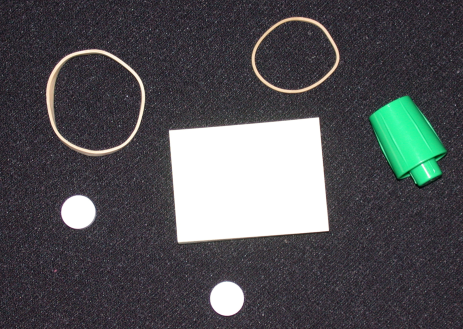
%> input picture ass3/asset/image/rubberband_cap.png, 463 x 329 px
$ octave edge_test.m   (GNU Octave 9; MATLAB toolbox functions it lacks are replaced by stand-ins)
%> lines starting %> are read from the running program, lines starting %| are printed output that depends on the picture; in (x1, y1, x2, y2) boxes, pixels count from 0 and x2, y2 are one past the last pixel; in counts of white or black regions, pixels touching at a corner belong together; the program's own positions count from 1
### ass3/code/my_edge.m
% method can be 'roberts' 'prewitt' 'sobel' 'MarrHildreth' 'Canny'
function output = my_edge(input_image)
      % noise.jpg需要中值滤波
%     input_image = midfilter(input_image);
%     figure; imshow(input_image);
%     title('中值滤波');

    method = 'Canny';
    % parameters for 'roberts' 'prewitt' 'sobel'
    aversize = 1;
    bound = 0.06;
    % parameters for 'MarrHildreth'
    sigma = 2;
    rate = 0.1;
    % parameters for 'Canny'
    sigma2 = 2;
    lowTH = 0.05;
    highTH = 2 * lowTH;
    switch method
        case 'roberts'
            rx = [-1,0;0,1];
            ry = [0,-1;1,0];
            output = common_edge_detection(input_image, rx, ry, aversize, bound);
        case 'prewitt'
            px = [-1,-1,-1;0,0,0;1,1,1];
            py = [-1,0,1;-1,0,1;-1,0,1];
            output = common_edge_detection(input_image, px, py, aversize, bound);
        case 'sobel'
            sx = [-1,-2,-1;0,0,0;1,2,1];
            sy = [-1,0,1;-2,0,2;-1,0,1];
            output = common_edge_detection(input_image, sx, sy, aversize, bound);
        case 'MarrHildreth'
            % 确定大小
            n = floor(6 * sigma);
            if mod(n, 2) == 0
                n = n+1;
            end
            % LoG算子滤波
            G = zeros(n, n);
            h = (n+1)/2;
            for i = 1:n
                for j = 1:n
                    x = i-h;
                    y = j-h;
                    G(i,j) = ((x^2+y^2-2*(sigma^2))/(sigma^4))*exp(-(x^2+y^2)/(2*(sigma^2)));
                end
            end
            g = imfilter(input_image, G);
            % 找零交叉点
            output = g;
            [m, n] = size(g);
            threshold = max(max(g))*rate;
            for i=2:m-1
                for j=2:n-1
                    output(i, j) = 0;
                    if g(i, j+1)*g(i, j-1) < 0 && abs(g(i, j+1)-g(i, j-1)) > threshold
                        output(i, j) = 1;
                    elseif g(i+1, j)*g(i-1, j) < 0 && abs(g(i+1, j)-g(i-1, j)) > threshold
                        output(i, j) = 1;
                    elseif g(i+1, j+1)*g(i-1, j-1) < 0 && abs(g(i+1, j+1)-g(i-1, j-1)) > threshold
                        output(i, j) = 1;
                    elseif g(i-1, j+1)*g(i+1, j-1) < 0 && abs(g(i-1, j+1)-g(i+1, j-1)) > threshold
                        output(i, j) = 1;
                    end
                end
            end
        case 'Canny'
            % 高斯算子滤波
            n = floor(6 * sigma);
            if mod(n, 2) == 0
                n = n+1;
            end
            G = fspecial('Gaussian', [n, n], sigma2);
            F = imfilter(input_image, G);
            % 计算梯度大小和方向
            [m, n] = size(F);
%> m = 329; n = 463
            gx = imfilter(F, [-1,0,1;-1,0,1;-1,0,1]);
            gy = imfilter(F, [-1,-1,-1;0,0,0;1,1,1]);
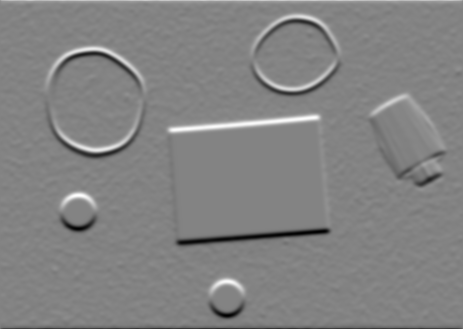
%> gy: size 329x463 double; min -0.88, max 0.832, mean 0.000129; drawn with min black and max white
            M = (gx.^2+gy.^2).^0.5 ;
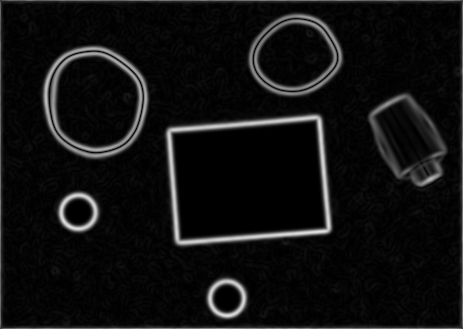
%> M: size 329x463 double; min 4.44e-16, max 0.881, mean 0.067
            theta = atand(gx./gy);
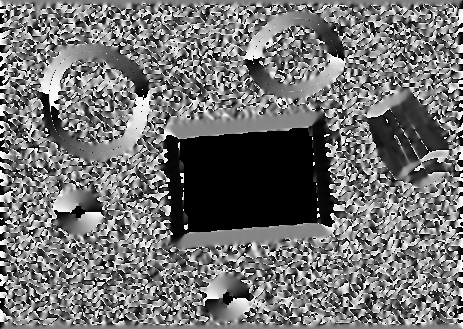
%> theta: size 329x463 double; min -90, max 90, mean -9.4; drawn with min black and max white
            % 非最大抑制
            gN = zeros(m, n);
            for i = 2:(m-1)
                for j = 2:(n-1)
                    if theta(i, j) < 67.5 && theta(i, j) > 22.5
                        if M(i, j) >= M(i+1,j+1) && M(i,j) >= M(i-1,j-1)
                            gN(i, j) = M(i, j);
                        else
                            gN(i, j) = 0;
                        end
                    elseif theta(i, j) < -22.5 && theta(i, j) > -67.5
                        if M(i, j) >= M(i+1,j-1) && M(i,j) >= M(i-1,j+1)
                            gN(i, j) = M(i, j);
                        else
                            gN(i, j) = 0;
                        end
                    elseif theta(i, j) < 22.5 && theta(i, j) > -22.5
                        if M(i, j) >= M(i+1,j) && M(i,j) >= M(i-1,j)
                            gN(i, j) = M(i, j);
                        else
                            gN(i, j) = 0;
                        end
                    else
                        if M(i, j) >= M(i,j-1) && M(i,j) >= M(i,j+1)
                            gN(i, j) = M(i, j);
                        else
                            gN(i, j) = 0;
                        end
                    end
                end
            end
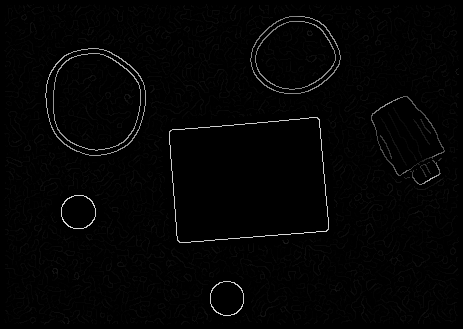
%> gN: size 329x463 double; min 0, max 0.881, mean 0.015
            % 滞后阈值
            output = zeros(m, n);
            for i = 2:(m-1)
                for j = 2:(n-1)
                    if gN(i, j) < lowTH
                        output(i, j) = 0;
                    elseif gN(i, j) > highTH
                        output(i, j) = 1;
                    else
                        Max = max(max([gN(i-1, j-1), gN(i-1, j), gN(i-1, j+1);
                                       gN(i, j-1),   gN(i, j),   gN(i, j+1);
                                       gN(i+1, j-1), gN(i+1, j), gN(i+1, j+1)]));
                        if  Max > highTH
                            output(i, j) = 1;
                        else
                            output(i,j) = 0;
                        end
                    end
                end
            end
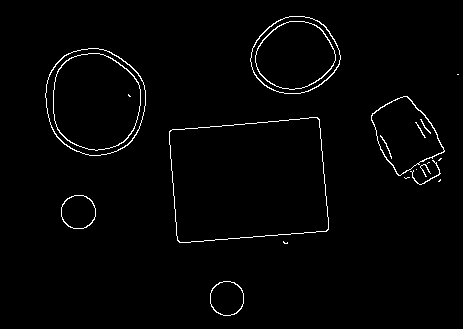
%> output: size 329x463 double; values 0 (black) and 1 (white), 1.7% white in thin lines or dots, all inside (x1, y1, x2, y2) = (45, 16, 459, 316)
%> after the loop, Max = 0.083
%> `background = im2bw(img_edge, 1);`: background: size 329x463 logical; every value is 0
    end
    % [20 lines left out: functions common_edge_detection, midfilter, not called in this run]
end

### ass3/code/my_edgelinking.m
function output = my_edgelinking(binary_image, row, col)
%> called with row = 151, col = 445
    [m, n] = size(binary_image);
    if row < 1 || row > m
        error("row fault");
    elseif col < 1 || col > n
        error("col fault");
    elseif binary_image(row, col) == 0
        error("wrong point");
    end
    used = zeros(m, n);
    neighbour = [-1, 0; -1, -1; 0, -1; 1, -1; 1, 0; 1, 1; 0, 1; -1, 1];
    % 表示方向为   上     左上   左     左下    下    右下  右     右上
    % 对应dir为    0      1      2      3      4      5    6       7
    nowi = row;
    nowj = col;
    output = [row, col];
    dir = 2;
    while used(nowi, nowj) ~= 1
        dir = mod(dir-2, 8);
        used(nowi, nowj) = 1;
        output = [output; [nowi, nowj]];
        for k = 0:7
            nowdir = mod(dir+k, 8);
            tmpi = nowi+neighbour(nowdir+1,1);
            tmpj = nowj+neighbour(nowdir+1,2);
            if binary_image(tmpi, tmpj) == 1 && used(tmpi, tmpj) ~= 1
                nowi = tmpi;
                nowj = tmpj;
                dir = nowdir;
                break;
            end
        end
    end
%> this loop made 203 passes
%> output on passes 2 to 4: [151 445; 151 445; 150 444], [151 445; 151 445; 150 444; 149 444], [151 445; 151 445; 150 444; 149 444; 148 444]
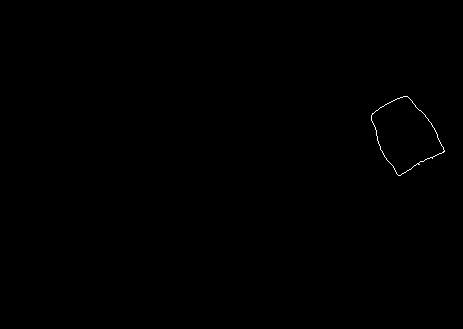
%> used: size 329x463 double; values 0 (black) and 1 (white), 0.13% white in thin lines or dots, all inside (x1, y1, x2, y2) = (371, 96, 445, 176)
%> after the loop, dir = 0; nowi = 152; nowj = 444; output = 204 rows, first 12: [151 445; 151 445; 150 444; 149 444; 148 444; 147 443; 146 442; 145 442; 144 441; 143 441; 142 440; 141 440]
end

### ass3/code/edge_test.m
% Load the test image
% path can be
% '..\asset\image\ayu.jpg'
% '..\asset\image\giraffe.jpg'
% '..\asset\image\leaf.jpg'
% '..\asset\image\noise.jpg'
% '..\asset\image\rubberband_cap.png'
path = '..\asset\image\rubberband_cap.png';
imgTest = im2double(imread(path));
imgTestGray = rgb2gray(imgTest);
figure; clf;
imshow(imgTestGray);

% edge detection
%img_edge = edge(imgTestGray);
img_edge = my_edge(imgTestGray);
figure;clf;
imshow(img_edge);
% [9 lines of commented-out code are left out]
background = im2bw(img_edge, 1);
figure;clf;
imshow(background);
point = [151,445; 118,311; 146,128; 141,125; 90, 292;
         94 ,292; 316,227; 229, 80; 161,433; 177,427;
         174,431; 159,392; 138,426; 134,431];
[m, n] = size(point);
for i = 1:m
    Bxpc = my_edgelinking(img_edge, point(i, 1), point(i, 2));
%> Bxpc has the same summary as output in my_edgelinking
    hold on
    plot(Bxpc(:,2), Bxpc(:,1), 'w', 'LineWidth', 1);
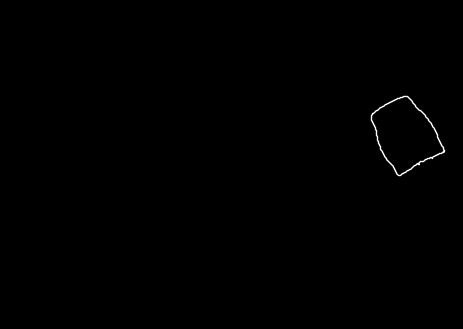
%> figure redrawn from the program's plot data
end
